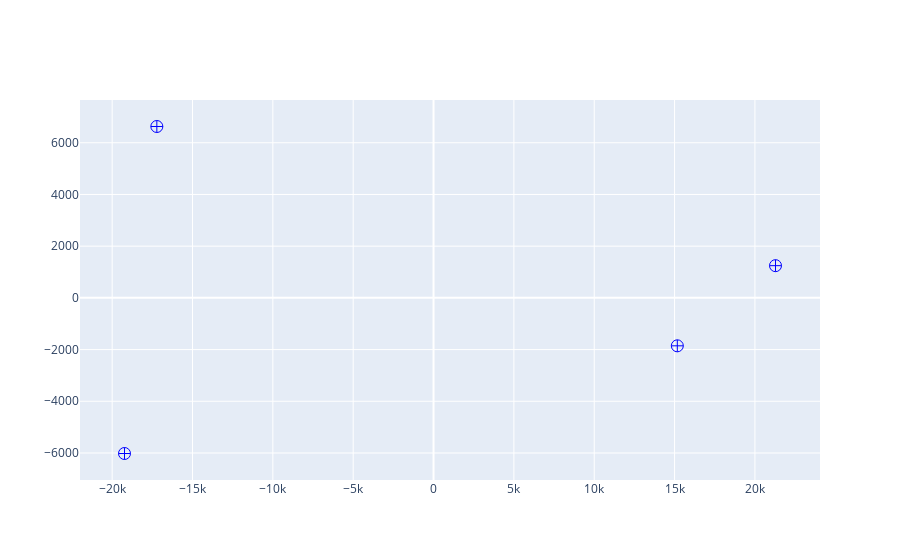

This figure's notebook cell:
### Code cell
fig = go.Figure()
fig.add_traces(
    go.Scatter(
        x=X_grouped_redux[:,0],
       y=X_grouped_redux[:,1],
       mode="markers",
       marker = {
           "color":"blue",
           "size":12,
           "symbol":"circle-cross-open",
       }
    )
)

fig.show()

### Figure 1 — Plotly figure (JSON) as saved in the notebook; plotly's stock layout.template omitted (floating-point values rounded to 4 significant figures)
{"data": [{"marker": {"color": "blue", "size": 12, "symbol": "circle-cross-open"}, "mode": "markers", "type": "scatter", "x": [-19230.0, -17220.0, 15170.0, 21280.0], "y": [-6020.0, 6630.0, -1855.0, 1246.0]}], "layout": {}}
